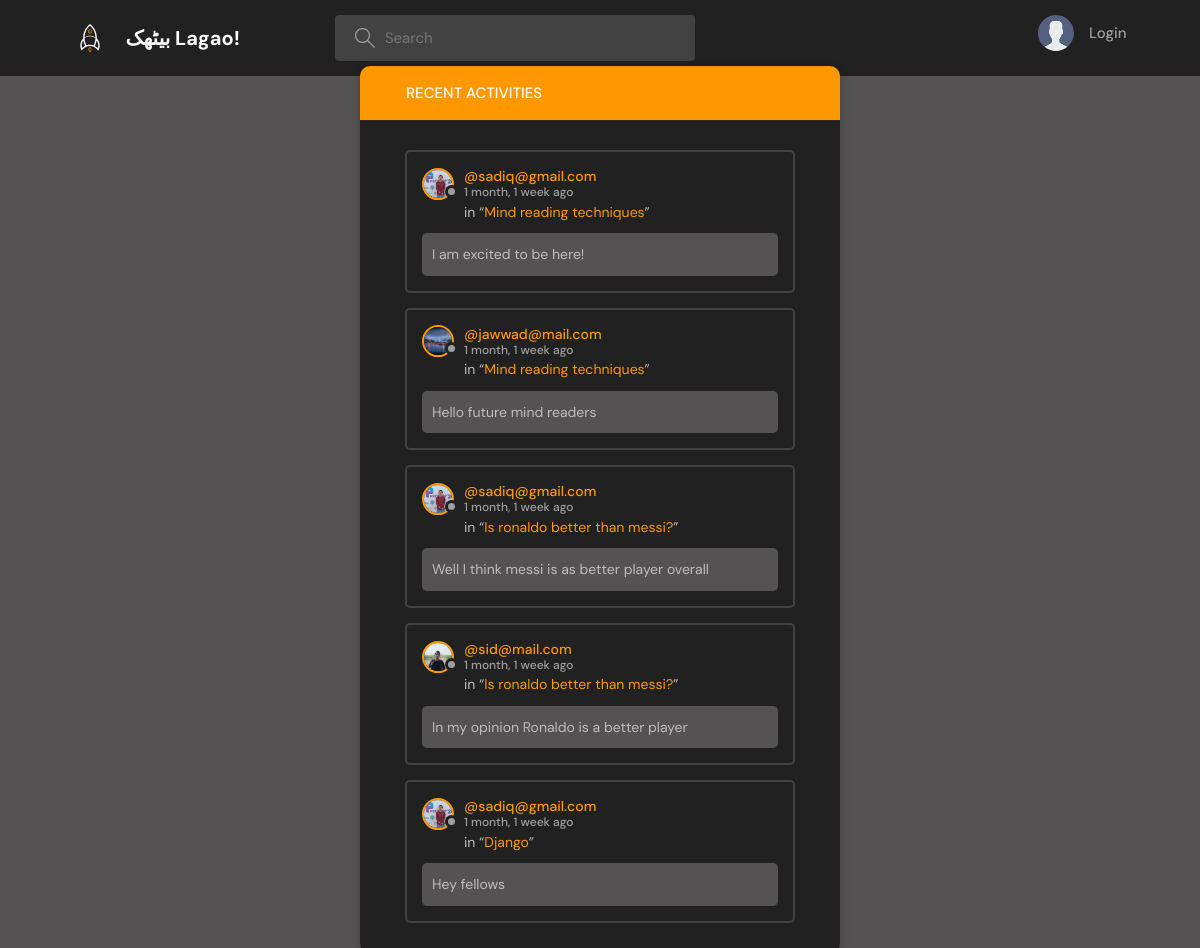
The page /activity on the database its author committed.
### main/models.py (models this page shows, shortened)
class Message(models.Model):
    sender = models.ForeignKey(User , on_delete = models.CASCADE)
    room = models.ForeignKey(Room , on_delete = models.CASCADE)
    matter = models.TextField()
    created_at = models.DateTimeField(auto_now_add = True)
    updated_at = models.DateTimeField(auto_now = True)
    class meta:
        ordering = ['-updated' , '-created']

class User(AbstractUser):
    name = models.CharField(max_length=100 , null=True)
    email = models.EmailField(null=True , unique=True)
    bio = models.TextField(null=True)
    avatar = models.ImageField(null=True , default="avatar.svg")
    USERNAME_FIELD = 'email'
    REQUIRED_FIELDS = []

class Room(models.Model):
    host = models.ForeignKey(User , on_delete = models.CASCADE, null = True)
    topic = models.ForeignKey(Topic , on_delete = models.SET_NULL , null = True)
    name = models.CharField(max_length = 50,null = True , blank = True)
    description = models.TextField(max_length = 150,null = True , blank = True)
    members = models.ManyToManyField(User , related_name= "members" , blank=True)
    created_at = models.DateTimeField(auto_now_add = True)
    updated_at = models.DateTimeField(auto_now = True)
    class Meta:
        ordering = ['-updated_at', '-created_at']
    def __str__(self) -> str:
        return self.name

### main/views.py (the view)
# urls.py: path('activity',views.activity , name = "activity"),
def activity(request):
    recent_messages = Message.objects.all().order_by('-updated_at')[:5]
    return render(request , 'main/activity.html' , context={'recent_messages' : recent_messages , })

### main/templates/main/activity.html (shortened to what this page needs)
{% extends 'common.html' %}
{% block content %}
    <main class="layout">
      <div class="container">
        <div class="layout__box">
          <div class="layout__boxHeader">
            <div class="layout__boxTitle">
              <a href="{% url 'home' %}">
                <svg version="1.1" xmlns="http://www.w3.org/2000/svg" width="32" height="32" viewBox="0 0 32 32">
                  <title>arrow-left</title>
                  <path
                    d="M13.723 2.286l-13.723 13.714 13.719 13.714 1.616-1.611-10.96-10.96h27.625v-2.286h-27.625l10.965-10.965-1.616-1.607z"
                  ></path>
                </svg>
              </a>
              <h3>Recent Activities</h3>
            </div>
          </div>
          <div class="activities-page layout__body">
            {% for message in recent_messages %}
            <div class="activities__box">
              <div class="activities__boxHeader roomListRoom__header">
                <a href="{% url 'user-profile' message.sender.id %}" class="roomListRoom__author">
                  <div class="avatar avatar--small">
                    <img src="{{message.sender.avatar.url}}" />
                  </div>
                  <p>
                    @{{message.sender}}
                    <span>{{message.created_at | timesince}} ago</span>
                  </p>
                </a>
              </div>
              <div class="activities__boxContent">
                <p>in “<a href="{% url 'room' message.room.id %}">{{message.room}}</a>”</p>
                <div class="activities__boxRoomContent">
                  {{message.matter}}
                </div>
              </div>
            </div>
            {% endfor %}
          </div>
        </div>
      </div>
    </main>
{% endblock %}

### static/styles/style.css (style rules this page uses)
:root { --color-main: #ff9800; --color-main-light: #ffb74d; --color-dark: #212121; --color-dark-medium: #424242; --color-dark-light: #ff9800; --color-light: #fafafa; --color-gray: #9e9e9e; --color-light-gray: #bdbdbd; --color-bg: #545252; --color-success: #4caf50; --color-error: #f44336; }
* { font-family: "DM Sans", -apple-system, BlinkMacSystemFont, "Segoe UI", Roboto, Oxygen, Ubuntu, Cantarell, "Open Sans", "Helvetica Neue", sans-serif; margin: 0; padding: 0; box-sizing: border-box; text-rendering: optimizeLegibility; font-size: inherit; }
html { font-size: 56.25%; }
@media only screen and (min-width: 1200px) { html { font-size: 62.5%; } }
body { line-height: 1.6; font-weight: 400; font-size: 1.5rem; color: var(--color-light-gray); background-color: var(--color-bg); min-height: 100vh; }
img { width: 100%; }
a { display: inline-block; color: var(--color-main); text-decoration: none; }
.container { max-width: 120rem; width: 90%; margin: auto; }
.avatar { position: relative; display: inline-block; border-radius: 50%; border: 2px solid var(--color-main); }
.avatar img { display: block; border-radius: 50%; object-fit: cover; object-position: center; }
.avatar::after { content: ""; display: block; position: absolute; background-color: var(--color-gray); z-index: 111; border-radius: 50%; border: 0.3rem solid var(--color-dark); }
.avatar.avatar--small img { width: 2.8rem; height: 2.8rem; }
.avatar.avatar--small:after { width: 0.7rem; height: 0.7rem; bottom: 0px; right: -6px; }
.layout { margin-top: 2.4rem; }
.layout > .container { display: flex; justify-content: space-between; align-items: flex-start; }
.layout__box { width: 90%; max-width: 48rem; min-height: 40rem; position: absolute; top: 50%; left: 50%; transform: translate(-50%, -46%); background-color: var(--color-dark); border-radius: 1rem; box-shadow: 1px 1px 6px 3px rgba(0, 0, 0, 0.1); overflow: hidden; }
.layout__boxHeader { display: flex; padding: 1.5rem; background-color: var(--color-dark-light); }
.layout__boxTitle { display: flex; gap: 1.5rem; align-items: center; }
.layout__boxTitle h3 { text-transform: uppercase; font-weight: 500; color: var(--color-light); }
.layout__boxTitle svg { width: 1.6rem; height: 1.6rem; fill: var(--color-main); }
.layout__body { margin: 3rem; }
.roomListRoom__header { display: flex; justify-content: space-between; align-items: center; }
.roomListRoom__author { font-weight: 500; display: flex; align-items: center; gap: 1rem; }
.activities__box { margin: 1.5rem; padding: 1.5rem; border: 2px solid var(--color-dark-medium); border-radius: 5px; }
.activities__boxHeader p { font-size: 1.4rem; line-height: 1.3; }
.activities__boxHeader p span { color: var(--color-gray); font-size: 1.2rem; display: block; }
.activities__boxContent { margin-left: 4.2rem; }
.activities__boxContent { font-size: 1.4rem; }
.activities__boxRoomContent { background: var(--color-bg); padding: 1rem; border-radius: 5px; margin-top: 1rem; margin-left: -4.2rem; }

### rows shown on the page
Message: sender.avatar (picture), sender "sadiq@gmail.com", created_at "1 month, 1 week", room "Mind reading techniques", matter "I am excited to be here!"
Message: sender.avatar (picture), sender "jawwad@mail.com", created_at "1 month, 1 week", room "Mind reading techniques", matter "Hello future mind readers"
Message: sender.avatar (picture), sender "sadiq@gmail.com", created_at "1 month, 1 week", room "Is ronaldo better than messi?", matter "Well I think messi is as better player overall"
Message: sender.avatar (picture), sender "sid@mail.com", created_at "1 month, 1 week", room "Is ronaldo better than messi?", matter "In my opinion Ronaldo is a better player"
Message: sender.avatar (picture), sender "sadiq@gmail.com", created_at "1 month, 1 week", room "Django", matter "Hey fellows"
